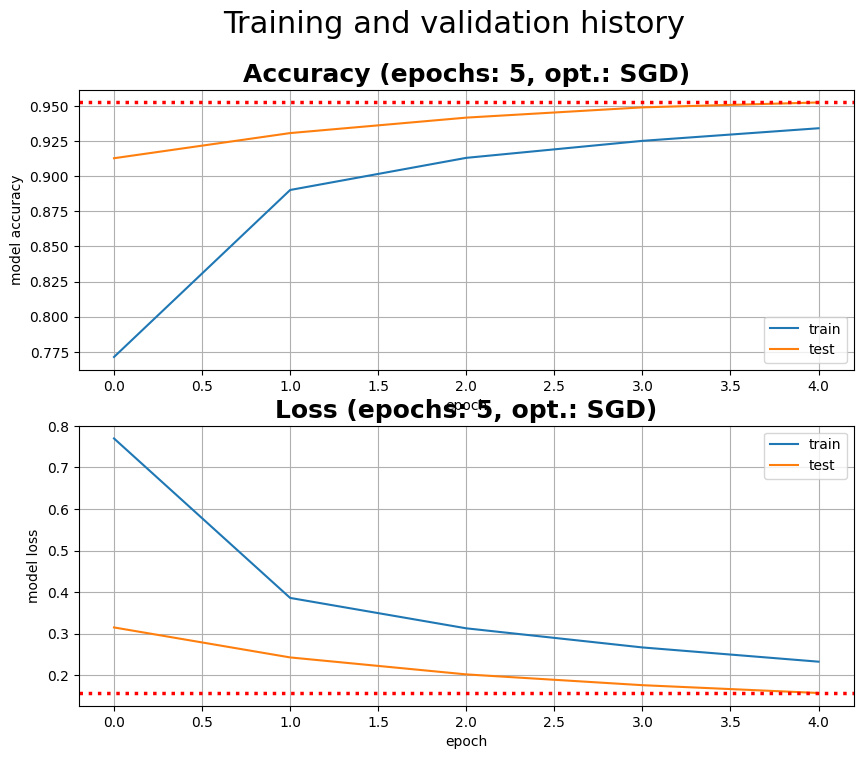
#> input picture Python/SGD_5.png, 863 x 759 px, found by its file name; the run also reads 1 picture not shown here
$ jupyter execute Esercizio12.ipynb
#> lines starting #> are read from the running program, lines starting #| are printed output that depends on the picture
*Laboratorio di Simulazione Numerica- Cecilia Almagioni*

# Esercitazione 12

In questa esercitazione, mi sono dedicata all'utilizzo di modelli di deep neural network implementati con il pacchetto Keras in Python. L' obiettivo è quello di distinguere e riconoscere cifre scritte a mano da 0 a 9. Per allenare la rete neurale, è stato sfruttato il dataset MNIST, costituito da immagini di cifre scritte a mano, rappresentate in una griglia di pixel di dimensione $28$x$28$.

Il problema che voglio affrontare si inserisce nella categoria generale della classificazione. Il mio intento è infatti quello di addestrare i modelli per assegnare correttamente le immagini delle cifre alle rispettive classi da 0 a 9, ovvero etichettarle in modo appropriato.

### Exercise 12.1

In questo esercizio utilizzo il codice fornito a lezione per imparare il funzionamento delle DDN modificando il numero di epoche e l'ottimizzatore. Cercherò inoltre di migliorare le performance della rete. Per valutare le performance utilizzo accuratezza e loss restituite dal codice.

Il codice fornito usa 5 epoche e lo Stocastic Gradient Descent `sgd` come ottimizzatore. (Test loss: 0.16558237373828888 e Test accuracy: 0.949999988079071)

[cell 1]
from PIL import Image
import matplotlib.pyplot as plt
from IPython.display import display, HTML

# Carica l'immagine
image = Image.open('/home/cecilia/Scrivania/LabSN/Esercitazioni/Python/SGD_5.png')
#> image is the input picture: PIL image 863x759 RGBA; mean R, G, B, A 245.1, 244.2, 244, 255
image2 = Image.open('/home/cecilia/Scrivania/LabSN/Esercitazioni/Python/SGD_5_digits.png')
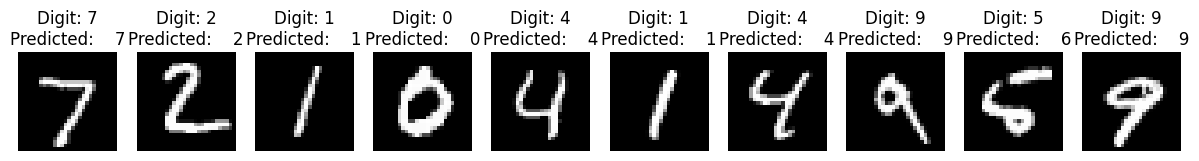
#> input picture Python/SGD_5_digits.png, 1199 x 161 px, found by its file name
#> image2 is the input picture: PIL image 1199x161 RGBA; mean R, G, B, A 132.8, 132.8, 132.8, 255

# Mostra l'immagine
plt.figure(figsize=(10, 10))
#> (this line was passed over: IPython is not available in this run)
plt.imshow(image)
#> (this line was passed over: IPython is not available in this run)
plt.axis('off')  # Rimuovi gli assi
#> (this line was passed over: IPython is not available in this run)
plt.show()
plt.figure(figsize=(10, 10))
#> (this line was passed over: IPython is not available in this run)
plt.imshow(image2)
#> (this line was passed over: IPython is not available in this run)
plt.axis('off')  # Rimuovi gli assi
#> (this line was passed over: IPython is not available in this run)
display(HTML("<style>.input{display: none !important;}</style>"))
plt.show()

Mantenendo lo `sgd` come ottimizzatore, aumento il numero di epoche a 10. Migliorano loss e accuracy del training e il 5 che a 5 epoche veniva interpretato come 6, adesso risulta interpretato correttamente. (Test loss: 0.10931472480297089 e Test accuracy: 0.9663000106811523)

[cell 2]
from PIL import Image
import matplotlib.pyplot as plt

# Carica l'immagine
image = Image.open('/home/cecilia/Scrivania/LabSN/Esercitazioni/Python/SGD_10.png')
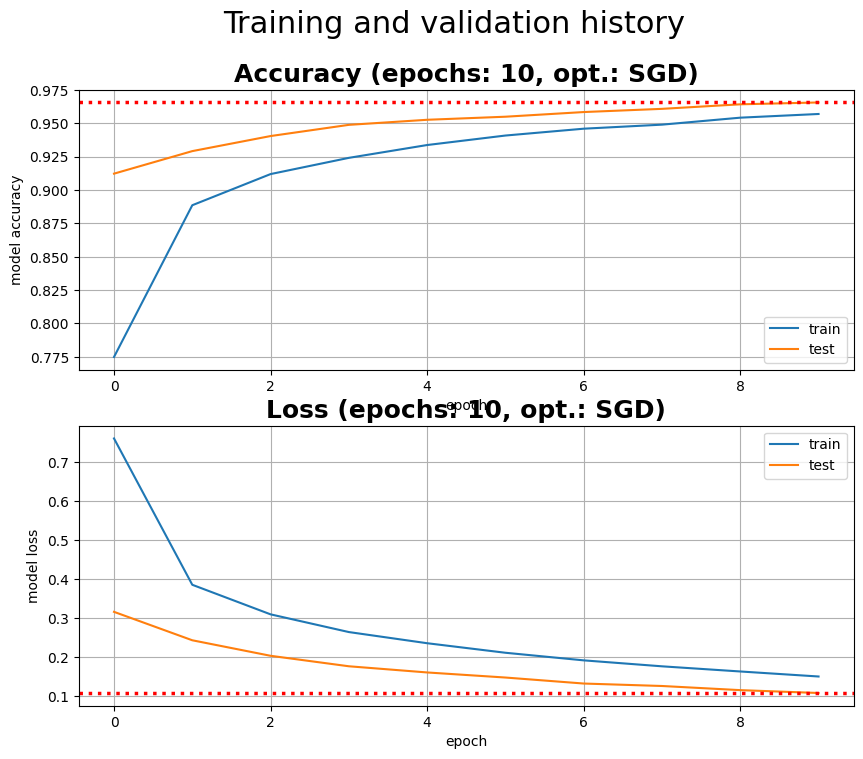
#> input picture Python/SGD_10.png, 863 x 759 px, found by its file name
#> image is the input picture: PIL image 863x759 RGBA; mean R, G, B, A 245.4, 244.5, 244.3, 255
image2 = Image.open('/home/cecilia/Scrivania/LabSN/Esercitazioni/Python/SGD_10_digits.png')

# Mostra l'immagine
plt.figure(figsize=(10, 10))
#> (this line was passed over: IPython is not available in this run)
plt.imshow(image)
plt.axis('off')  # Rimuovi gli assi
plt.show()
plt.figure(figsize=(10, 10))
plt.imshow(image2)
plt.axis('off')  # Rimuovi gli assi
plt.show()
